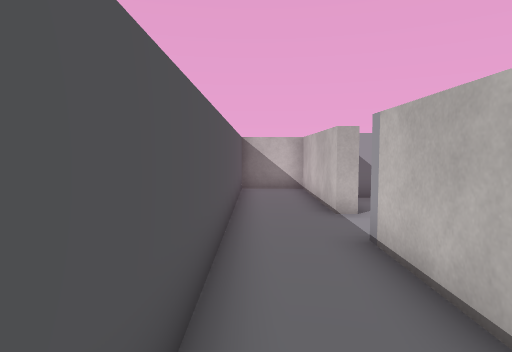
[1] (above)

24 first-person views from a walk through a scene from a Unity 3-D project. The camera is 1.4 m above the floor, tilts 4° down and sees 75° across. The floor is counted in squares, 1 m on a side. Each view is taken from the middle of a square. On the plan, view 1 faces up. The plan holds only what a view shows up to about 15 squares ahead; the rest is blank. Some surface patterns are stand-ins.

[2]
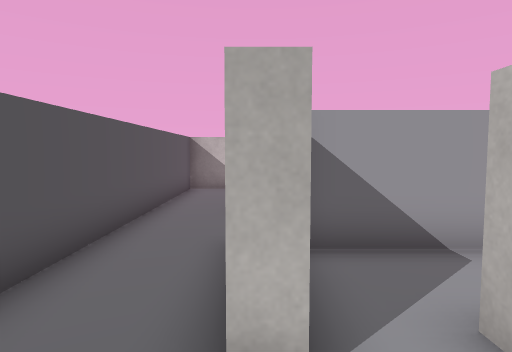

[3]
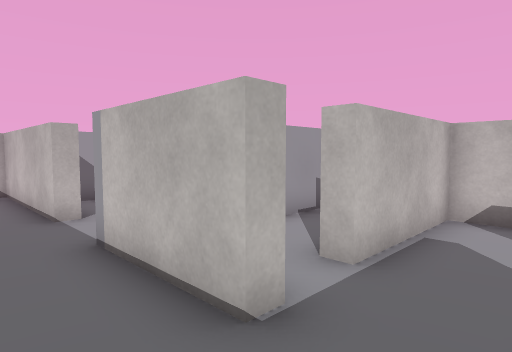

[4]
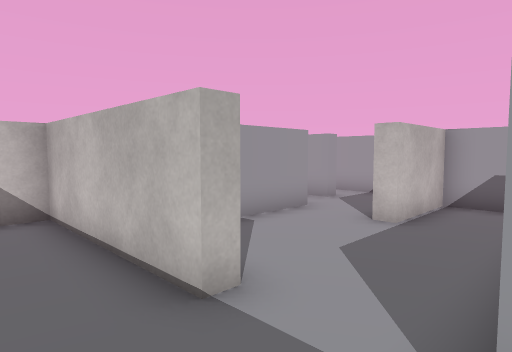

[5]
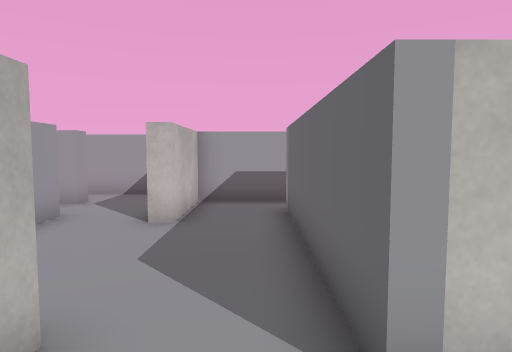

[6]
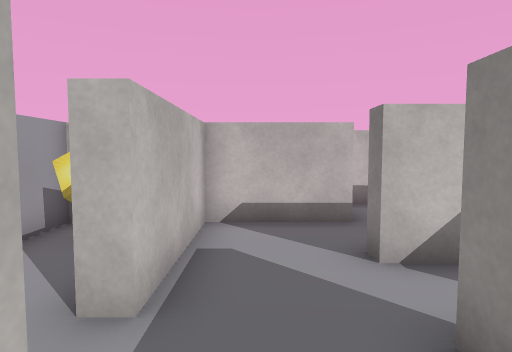

[7]
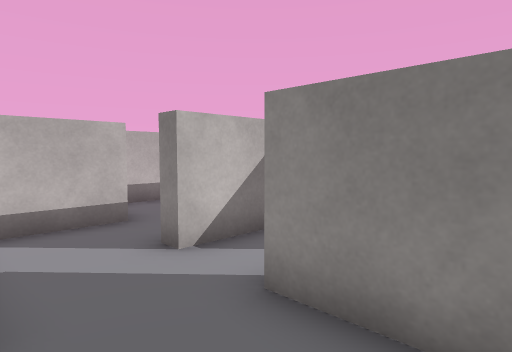

[8]
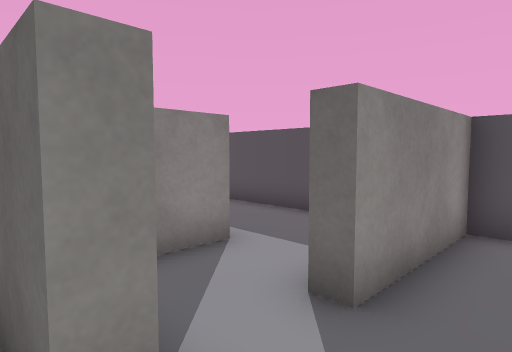

[9]
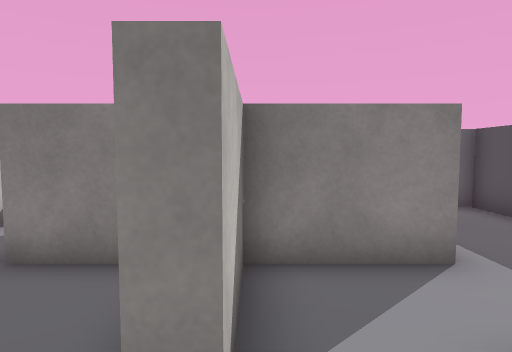

[10]
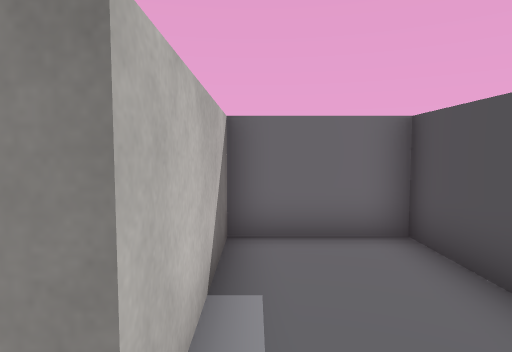

[11]
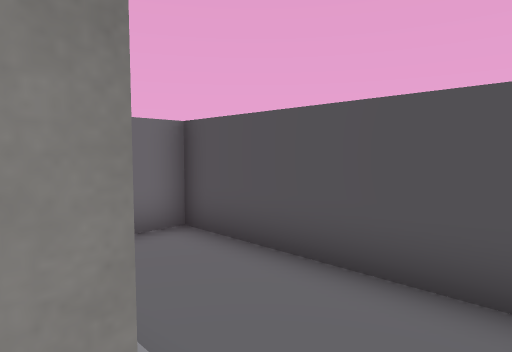

[12]
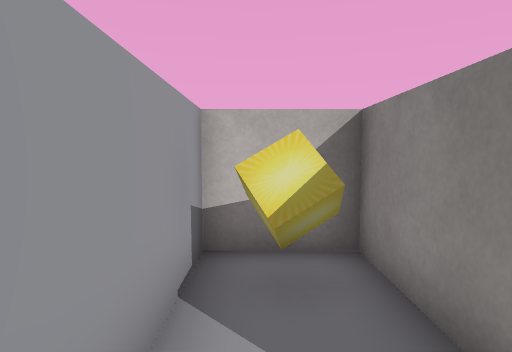

[13]
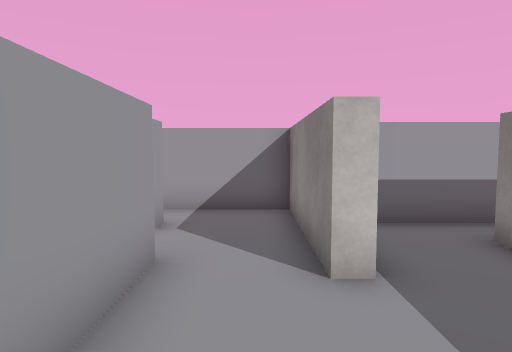

[14]
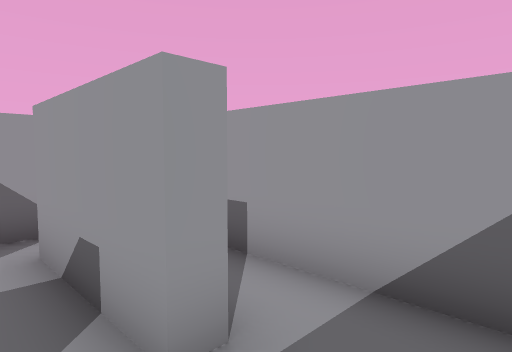

[15]
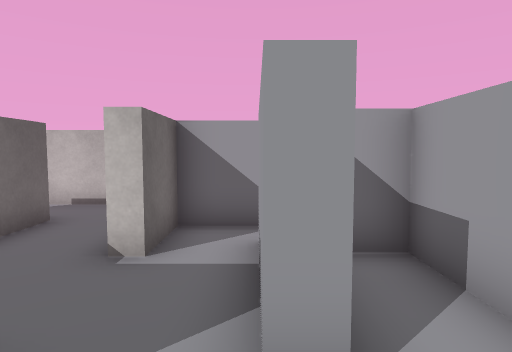

[16]
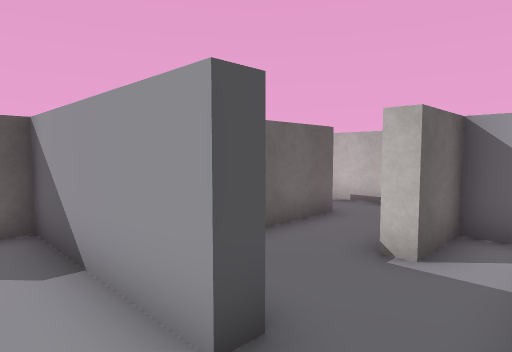

[17]
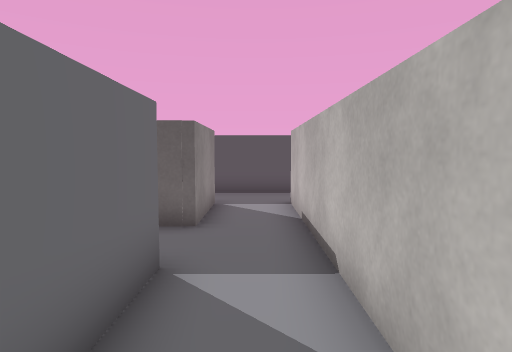

[18]
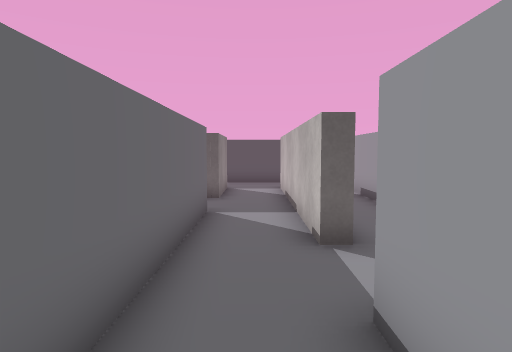

[19]
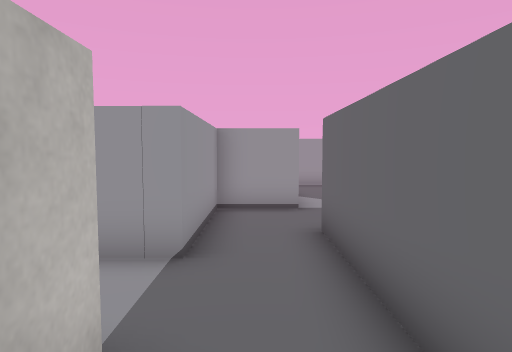

[20]
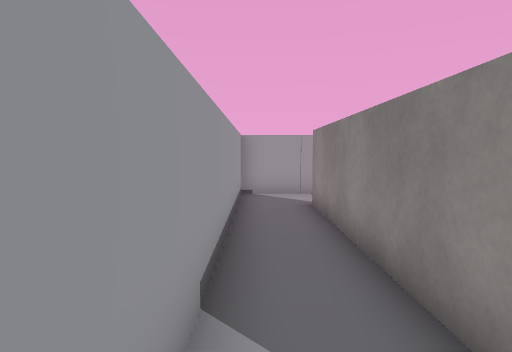

[21]
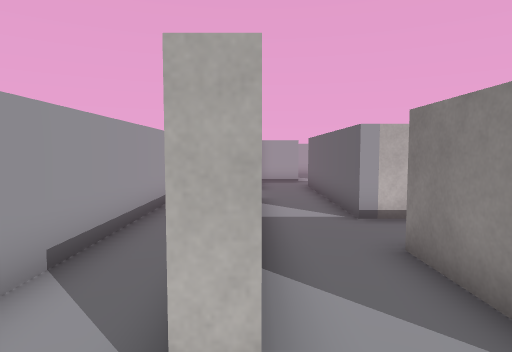

[22]
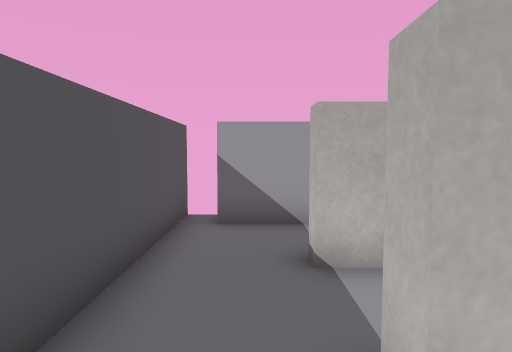

[23]
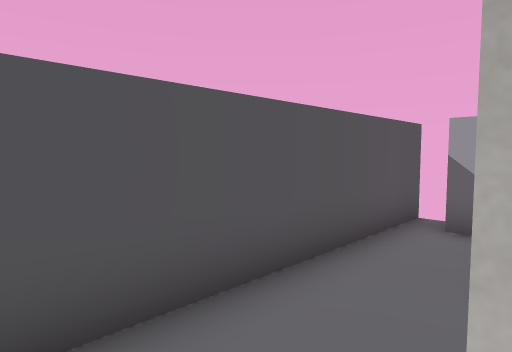

[24]
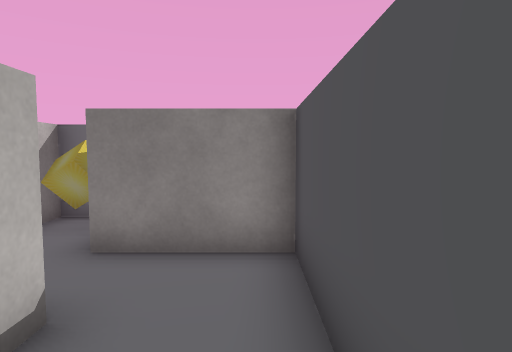

### Floor plan
Points are (right, up) in squares from view 1. A wall is a line through its corners. A room is listed if a view was taken in it or the views show most of it. See-through windows are left out.
Room 1 (views 1, 3, 4, 5, 6, 7)
walls: (2.4, 7.6) (1.8, 7.6) (1.8, 12.9) (-0.5, 12.9) (-0.5, -0.6) (1.4, -0.6); (1.8, 1.9) (1.8, 5.3)
ways out: opening at (2, 0.5) to room 2; opening at (2, 6.5) to room 6
Room 2 (view 2)
walls: (2.4, 1.9) (1.8, 1.9); (3.8, 1.9) (3.8, 2.6); (1.4, -0.6) (3.3, -0.6)
ways out: opening at (2, 0.5) to room 1; opening at (5.5, 0.5) to room 3; opening at (3, 2) to room 5; opening at (4, -1) to room 15
Room 3 (views 8, 9)
walls: (5.2, -0.6) (5.7, -0.6); (7.7, -1) (7.7, 1.9) (3.8, 1.9)
ways out: opening at (5.5, 0.5) to room 2; opening at (7, -1) to room 14
Room 4 (views 10, 11)
walls: (-0.5, -2.4) (-0.5, -7.5) (2.5, -7.5) (2.5, -3.1) (3.5, -3.1)
ways out: opening at (3, -2) to room 15
Room 5 (view 12)
walls: (4.8, 2.5) (7.7, 2.5) (7.7, 4.8) (2.8, 4.8)
ways out: opening at (3, 2) to room 2
objects: other object (6, 4) to (7, 4)
Room 6 (view 13)
walls: (6.6, 7.6) (6.6, 8.2) (7.6, 8.2); (7.3, 10.3) (2.3, 10.3); (1.8, 5.3) (6.5, 5.3)
ways out: opening at (2, 6.5) to room 1; opening at (7, 9) to room 7; opening at (7.5, 6.5)
Room 7 (view 14)
walls: (7.3, 10.9) (7.3, 10.3); (7.6, 8.2) (8.6, 8.2)
ways out: opening at (7, 9) to room 6; opening at (9, 9.5) to room 8; opening at (8, 11) to room 13
Room 8 (views 15, 16)
walls: (9.6, 10.8) (9, 10.8); (8.6, 8.2) (11.1, 8.2) (11.1, 13.6) (10.2, 13.6)
ways out: opening at (9, 9.5) to room 7
Room 9 (views 17, 18, 19, 21, 24)
walls: (7, 14.8) (7, 15.8) (14, 15.8); (10, 18.5) (10, 18) (1.8, 18) (1.8, 18.5); (1.8, 15.8) (4.7, 15.8) (4.7, 13.5); (-0.5, 18.6) (-0.5, 16.6); (16.3, 15.9) (16.3, 18) (12.3, 18)
ways out: opening at (0.5, 18) to room 10; opening at (11, 18) to room 10; opening at (0.5, 15.5) to room 11; opening at (7, 12.5) to room 13; opening at (15, 16)
Room 10 (view 20)
walls: (2.9, 18.5) (10, 18.5); (-0.5, 21.5) (-0.5, 18.6); (12.3, 18) (12.3, 20.5) (0.1, 20.5)
ways out: opening at (0.5, 18) to room 9; opening at (11, 18) to room 9
Room 11 (view 22)
walls: (-0.5, 16.6) (-0.5, 13.4) (1.4, 13.4); (1.8, 15.3) (1.8, 15.8)
ways out: opening at (0.5, 15.5) to room 9; opening at (2, 14) to room 12
Room 12 (view 23)
walls: (1.4, 13.4) (2.4, 13.4); (2.1, 15.3) (1.8, 15.3)
ways out: opening at (2, 14) to room 11
objects: other object (3, 12)
Room 13 (no view inside)
walls: (9, 10.8) (9, 14.1); (9.4, 15.3) (7.5, 15.3) (7.5, 13.4) (7, 13.4)
ways out: opening at (8, 11) to room 7; opening at (7, 12.5) to room 9
Room 14 (no view inside)
walls: (5.7, -0.6) (5.7, -2); (6.6, -3.1) (8.2, -3.1)
ways out: opening at (7, -1) to room 3; opening at (8, -2)
Room 15 (no view inside)
walls: (3.3, -0.6) (3.3, -1); (3.5, -3.1) (5.2, -3.1) (5.2, -0.6)
ways out: opening at (4, -1) to room 2; opening at (3, -2) to room 4

Positions as (right, up) in squares from view 1, and headings:
1: (0, 0), facing up
2: (2, 0), facing up
3: (0, 0), facing up-right
4: (0, 5), facing up-right
5: (0, 6), facing right
6: (1, 1), facing right
7: (1, 2), facing down-right
8: (6, 1), facing down-left
9: (5, 1), facing down
10: (2, -2), facing down
11: (3, -2), facing down-left
12: (3, 4), facing right
13: (3, 9), facing right
14: (8, 9), facing up-right
15: (9, 9), facing up
16: (9, 9), facing up-left
17: (11, 17), facing left
18: (15, 17), facing left
19: (8, 17), facing right
20: (1, 20), facing right
21: (0, 18), facing right
22: (1, 14), facing up
23: (2, 14), facing up-left
24: (0, 18), facing down
